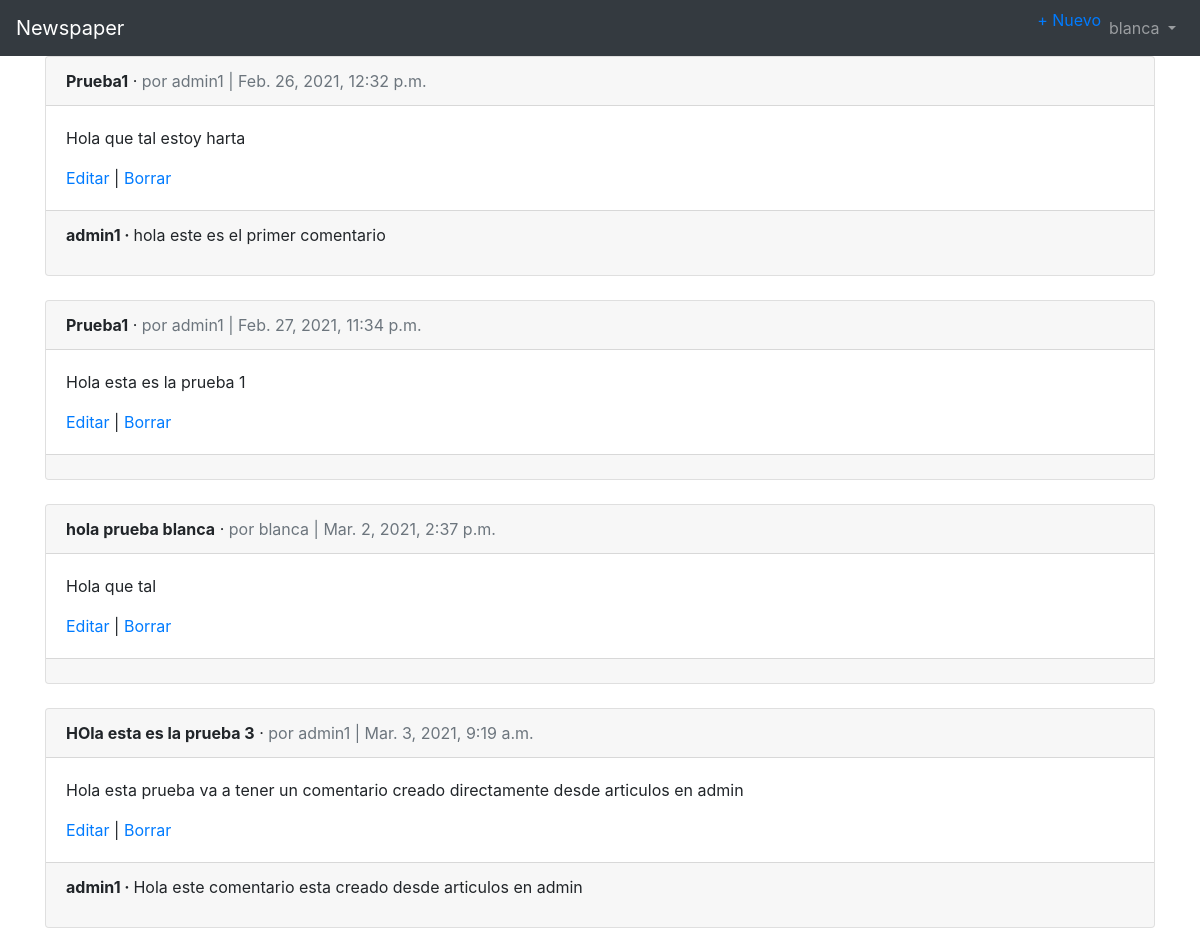
Page /articles/ (signed in) on the committed database.
### accounts/models.py (models this page shows)
class CustomUser(AbstractUser):
    age = models.PositiveIntegerField(null=True, blank=True)

### articles/models.py (models this page shows, shortened)
class Article(models.Model):
    title = models.CharField(max_length=255, verbose_name='Título')
    body = models.TextField(verbose_name='Cuerpo')
    date = models.DateTimeField(auto_now_add=True, verbose_name='Fecha')
    author = models.ForeignKey(
        get_user_model(),
        on_delete=models.CASCADE,
        verbose_name='Autor'
    )

class Comment(models.Model):
    article = models.ForeignKey(
        Article,
        on_delete=models.CASCADE,
        related_name='comments',
        verbose_name='Artículo'
    )
    comment = models.CharField(max_length=140, verbose_name='Comentario')
    author = models.ForeignKey(
        get_user_model(),
        on_delete=models.CASCADE,
        verbose_name='Autor'
    )
    def __str__(self):
        return self.comment

### articles/views.py (the view)
# urls.py: path('', ArticleListView.as_view(), name='article_list'),
class ArticleListView(LoginRequiredMixin, ListView):
    model = Article
    template_name = 'article_list.html'

### templates/article_list.html (shortened to what this page needs)
{% extends 'base.html' %}
{% block content %}
  {% for article in object_list %}
    <div class="card">
      <div class="card-header">
        <span class="font-weight-bold">{{ article.title }}</span> &middot;
        <span class="text-muted">por {{ article.author }} | {{ article.date }}</span>
      </div>
      <div class="card-body">
        <p>{{ article.body }}</p>
        <a href="{% url 'article_edit' article.pk %}">Editar</a> |
        <a href="{% url 'article_delete' article.pk %}">Borrar</a>
      </div>
      <div class="card-footer">
        {% for comment in article.comments.all %}
          <p>
            <span class="font-weight-bold">
              {{ comment.author }} &middot;
            </span>
            {{ comment }}
          </p>
        {% endfor %}
      </div>
    </div>
    <br>
  {% endfor %}
{% endblock content %}

### templates/base.html (shortened to what this page needs)
<!doctype html>
<html lang="es">
  <head>
    <link rel="stylesheet" href="https://cdn.jsdelivr.net/npm/bootstrap@4.5.3/dist/css/bootstrap.min.css">
  </head>
  <body>
    <nav class="navbar navbar-expand-lg navbar-dark bg-dark">
      <a class="navbar-brand" href="{% url 'home' %}">Newspaper</a>
      <div class="collapse navbar-collapse" id="navbarSupportedContent">
        {% if user.is_authenticated %}
          <ul class="navbar-nav ml-auto">
            <li class="nav-item">
              <a href="{% url 'article_new' %}">+ Nuevo</a>
            </li>
            <li class="nav-item">
              <a class="nav-link dropdown-toggle" href="#" id="navbarDropdown" role="button" data-toggle="dropdown" aria-haspopup="true" aria-expanded="false">
                {{ user.username }}
              </a>
            </li>
          </ul>
        {% else %}
          <form class="form-inline ml-auto">
            <a href="{% url 'login' %}" class="btn btn-outline-secondary">Log In</a>
            <a href="{% url 'signup' %}" class="btn btn-primary ml-2">Sign up</a>
          </form>
        {% endif %}
      </div>
    </nav>
    <main>
      <div class="container">
        {% block content %}
        {% endblock content %}
      </div>
    </main>
  </body>
</html>

### rows in the picture
CustomUser: username "blanca"
Article: title "Prueba1", author "admin1", date "Feb. 26, 2021, 12:32 p.m.", body "Hola que tal estoy harta"
Comment: author "admin1", comment "hola este es el primer comentario"
Article: title "Prueba1", author "admin1", date "Feb. 27, 2021, 11:34 p.m.", body "Hola esta es la prueba 1"
Article: title "hola prueba blanca", author "blanca", date "Mar. 2, 2021, 2:37 p.m.", body "Hola que tal"
Article: title "HOla esta es la prueba 3", author "admin1", date "Mar. 3, 2021, 9:19 a.m.", body "Hola esta prueba va a tener un comentario creado directamente desde articulos en admin"
Comment: author "admin1", comment "Hola este comentario esta creado desde articulos en admin"
